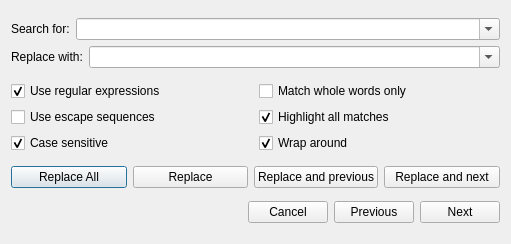
<?xml version="1.0" encoding="UTF-8"?>
<ui version="4.0">
 <class>Find</class>
 <widget class="QDialog" name="Find">
  <property name="geometry">
   <rect>
    <x>0</x>
    <y>0</y>
    <width>511</width>
    <height>244</height>
   </rect>
  </property>
  <property name="windowTitle">
   <string>Dialog</string>
  </property>
  <layout class="QHBoxLayout" name="horizontalLayout_6">
   <item>
    <layout class="QVBoxLayout" name="verticalLayout_4">
     <item>
      <layout class="QVBoxLayout" name="verticalLayout_3">
       <item>
        <layout class="QHBoxLayout" name="horizontalLayout_4">
         <item>
          <widget class="QLabel" name="label">
           <property name="text">
            <string>Search for:</string>
           </property>
          </widget>
         </item>
         <item>
          <widget class="QComboBox" name="comboBox_2">
           <property name="sizePolicy">
            <sizepolicy hsizetype="Expanding" vsizetype="Fixed">
             <horstretch>0</horstretch>
             <verstretch>0</verstretch>
            </sizepolicy>
           </property>
           <property name="editable">
            <bool>true</bool>
           </property>
          </widget>
         </item>
        </layout>
       </item>
       <item>
        <layout class="QHBoxLayout" name="horizontalLayout_3">
         <item>
          <widget class="QLabel" name="label_2">
           <property name="text">
            <string>Replace with:</string>
           </property>
          </widget>
         </item>
         <item>
          <widget class="QComboBox" name="comboBox">
           <property name="sizePolicy">
            <sizepolicy hsizetype="Expanding" vsizetype="Fixed">
             <horstretch>0</horstretch>
             <verstretch>0</verstretch>
            </sizepolicy>
           </property>
           <property name="editable">
            <bool>true</bool>
           </property>
          </widget>
         </item>
        </layout>
       </item>
      </layout>
     </item>
     <item>
      <layout class="QHBoxLayout" name="horizontalLayout_2">
       <item>
        <layout class="QVBoxLayout" name="verticalLayout_2">
         <item>
          <widget class="QCheckBox" name="checkBox">
           <property name="text">
            <string>Use regular expressions</string>
           </property>
           <property name="checked">
            <bool>true</bool>
           </property>
          </widget>
         </item>
         <item>
          <widget class="QCheckBox" name="checkBox_5">
           <property name="text">
            <string>Use escape sequences</string>
           </property>
          </widget>
         </item>
         <item>
          <widget class="QCheckBox" name="checkBox_2">
           <property name="text">
            <string>Case sensitive</string>
           </property>
           <property name="checked">
            <bool>true</bool>
           </property>
          </widget>
         </item>
        </layout>
       </item>
       <item>
        <layout class="QVBoxLayout" name="verticalLayout">
         <item>
          <widget class="QCheckBox" name="checkBox_3">
           <property name="text">
            <string>Match whole words only</string>
           </property>
          </widget>
         </item>
         <item>
          <widget class="QCheckBox" name="checkBox_4">
           <property name="text">
            <string>Highlight all matches</string>
           </property>
           <property name="checked">
            <bool>true</bool>
           </property>
          </widget>
         </item>
         <item>
          <widget class="QCheckBox" name="checkBox_6">
           <property name="text">
            <string>Wrap around</string>
           </property>
           <property name="checked">
            <bool>true</bool>
           </property>
          </widget>
         </item>
        </layout>
       </item>
      </layout>
     </item>
     <item>
      <layout class="QHBoxLayout" name="horizontalLayout">
       <item>
        <widget class="QPushButton" name="pushButton_4">
         <property name="text">
          <string>Replace All</string>
         </property>
        </widget>
       </item>
       <item>
        <widget class="QPushButton" name="pushButton_6">
         <property name="text">
          <string>Replace</string>
         </property>
        </widget>
       </item>
       <item>
        <widget class="QPushButton" name="pushButton_7">
         <property name="text">
          <string>Replace and previous</string>
         </property>
        </widget>
       </item>
       <item>
        <widget class="QPushButton" name="pushButton_5">
         <property name="text">
          <string>Replace and next</string>
         </property>
        </widget>
       </item>
      </layout>
     </item>
     <item>
      <layout class="QHBoxLayout" name="horizontalLayout_5">
       <item>
        <spacer name="horizontalSpacer">
         <property name="orientation">
          <enum>Qt::Horizontal</enum>
         </property>
         <property name="sizeHint" stdset="0">
          <size>
           <width>40</width>
           <height>20</height>
          </size>
         </property>
        </spacer>
       </item>
       <item>
        <widget class="QPushButton" name="pushButton">
         <property name="text">
          <string>Cancel</string>
         </property>
        </widget>
       </item>
       <item>
        <widget class="QPushButton" name="pushButton_2">
         <property name="text">
          <string>Previous</string>
         </property>
        </widget>
       </item>
       <item>
        <widget class="QPushButton" name="pushButton_3">
         <property name="text">
          <string>Next</string>
         </property>
        </widget>
       </item>
      </layout>
     </item>
    </layout>
   </item>
  </layout>
 </widget>
 <tabstops>
  <tabstop>comboBox_2</tabstop>
  <tabstop>comboBox</tabstop>
  <tabstop>checkBox</tabstop>
  <tabstop>checkBox_5</tabstop>
  <tabstop>checkBox_2</tabstop>
  <tabstop>checkBox_3</tabstop>
  <tabstop>checkBox_4</tabstop>
  <tabstop>checkBox_6</tabstop>
  <tabstop>pushButton_4</tabstop>
  <tabstop>pushButton_6</tabstop>
  <tabstop>pushButton_7</tabstop>
  <tabstop>pushButton_5</tabstop>
  <tabstop>pushButton</tabstop>
  <tabstop>pushButton_2</tabstop>
  <tabstop>pushButton_3</tabstop>
 </tabstops>
 <resources/>
 <connections/>
</ui>
